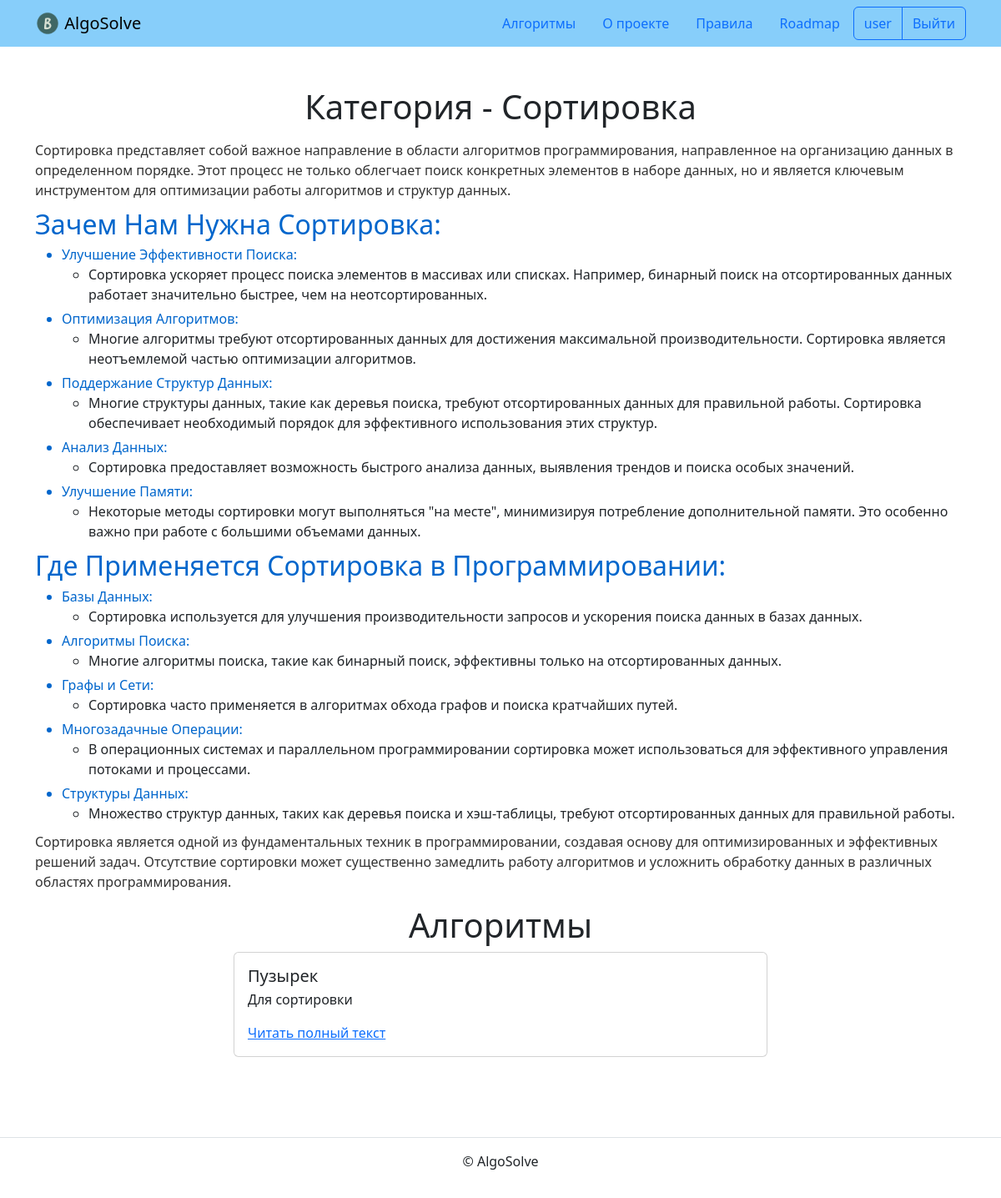
/algorithms/category_detail/sorting/ (signed in), run on the app's committed database.
### algorithm/models.py (models this page shows, shortened)
class BaseModel(models.Model):
    is_published = models.BooleanField(
        default=True,
        verbose_name='Опубликовано',
        help_text='Снимите галочку, чтобы скрыть публикацию.'
    )
    created_at = models.DateTimeField(
        auto_now_add=True,
        verbose_name='Добавлено'
    )
    class Meta:
        abstract = True

class Category(BaseModel):
    title = models.CharField(verbose_name='Название', max_length=256)
    description = models.TextField(verbose_name='Описание', max_length=10000)
    slug = models.SlugField(
        unique=True,
        blank=True,
        verbose_name='Идентификатор',
        help_text=('Идентификатор страницы для URL; '
                   'разрешены символы латиницы, цифры, дефис и подчёркивание.')
    )
    class Meta:
        verbose_name = 'категория'
        verbose_name_plural = 'Категории'

class Algorithm(BaseModel):
    category = models.ForeignKey(
        Category,
        on_delete=models.CASCADE,
        null=True
    )
    title = models.CharField(verbose_name='Название', max_length=256)
    description = models.TextField(verbose_name='Описание', max_length=10000)
    theory = models.TextField(verbose_name='Принцип работы', max_length=10000)
    realization = models.TextField(verbose_name='Реализация', max_length=10000)
    example = models.TextField(verbose_name='Пример работы', max_length=10000)
    class Meta:
        verbose_name = 'алгоритм'
        verbose_name_plural = 'Алгоритмы'

### algorithm/views.py (the view)
class CategoryDetailView(ListView):
    model = Algorithm
    template_name = 'algorithm/category.html'
    def get_queryset(self):
        qs = super().get_queryset()
        return qs.filter(category__slug=self.kwargs['category'])
    def get_context_data(self, **kwargs):
        context = super().get_context_data(**kwargs)
        context['category'] = get_object_or_404(Category, slug=self.kwargs['category'])
        context['urls'] = get_object_or_404(Category, slug=self.kwargs['category']).urls.all()
        context['images'] = get_object_or_404(Category, slug=self.kwargs['category']).images.all()
        return context

### templates/algorithm/category.html (shortened to what this page needs)
{% extends "base.html" %}
{% block content %}
  <h1 class="text-center">Категория - {{ category.title }}</h1>
  <p class="col-12 offset-0 mb-3 lead text">{{ category.description|safe }}</p>
  <h1 class="text-center">Алгоритмы</h1>
  {% for algorithm in object_list %}
    <article class="mb-5">
      {% include "includes/post_card.html" %}
    </article>
  {% endfor %}
{% endblock %}

### templates/includes/header.html (shortened to what this page needs)
{% load static %}
<header>
  <nav class="navbar navbar-light" style="background-color: lightskyblue">
    <div class="container">
      <a class="navbar-brand" href="{% url 'algorithm:index' %}">
        <img src="{% static 'img/logo.png' %}" width="30" height="30" class="d-inline-block align-top" alt="">
        AlgoSolve
      </a>
      {% with request.resolver_match.view_name as view_name %}
        <ul class="nav  nav-pills">
          <li class="nav-item">
            <a class="nav-link {% if view_name == 'algorithm:categories' %} text-white {% endif %}" href="{% url 'algorithm:categories' %}">
              Алгоритмы
            </a>
          </li>
          <li class="nav-item">
            <a class="nav-link {% if view_name == 'pages:about' %} text-white {% endif %}" href="{% url 'pages:about' %}">
              О проекте
            </a>
          </li>
          <li class="nav-item">
            <a class="nav-link {% if view_name == 'pages:rules' %} text-white {% endif %}" href="{% url 'pages:rules' %}">
              Правила
            </a>
          </li>
          <li class="nav-item">
            <a class="nav-link" href="#">
              Roadmap
            </a>
          </li>
          {% if user.is_authenticated %}
            <div class="btn-group" role="group" aria-label="Basic outlined example">
              <button type="button" class="btn btn-outline-primary"><a class="text-decoration-none text-reset"
                  href="{% url 'algorithm:profile' user.username %}">{{ user.username }}</a></button>
              <button type="button" class="btn btn-outline-primary"><a class="text-decoration-none text-reset"
                  href="{% url 'logout' %}">Выйти</a></button>
            </div>
          {% endif %}
        </ul>
      {% endwith %}
    </div>
  </nav>
</header>

### templates/includes/post_card.html (shortened to what this page needs)
<div class="col d-flex justify-content-center">
  <div class="card" style="width: 40rem;">
    <div class="card-body">
      {% if '/algorithms/categories/' in request.path %}
        <h5 class="card-title">{{ category.title }}</h5>
        <h6 class="card-subtitle mb-2 text-muted">
          <small>
            {% if not category.is_published %}
              <p class="text-danger">Категория снят с публикации админом</p>
            {% endif %}
          </small>
        </h6>
        <p class="card-text">{{ category.description|truncatewords:10|safe }}</p>
        <a href="{% url 'algorithm:category_detail' category.slug %}" class="card-link">Читать полный текст</a>
      {% elif '/category_detail/' in request.path %}
        <h5 class="card-title">{{ algorithm.title }}</h5>
        <p class="card-text">{{ algorithm.description|truncatewords:10 }}</p>
        <a href="#" class="card-link">Читать полный текст</a>
      {% endif %}
    </div>
  </div>
</div>

### data on the page
Category: title "Сортировка", description "Сортировка представляет собой важное направление в области алгоритмов программирования, направленное на организацию данных в определенном порядке. Этот процесс не только облегчает поиск конкретных элементов в наборе данных, но и является ключевым инструментом для оптимизации работы алгоритмов и структур данных. Зачем Нам Нужна Сортировка: Улучшение Эффективности Поиска: Сортировка ускоряет процесс поиска элементов в массивах или списках. Например, бинарный поиск на отсортированных данных работает значительно быстрее, чем на неотсортированных. Оптимизация Алгоритмов: Многие алгоритмы требуют отсортированных данных для достижения максимальной производительности. Сортировка является…"
Algorithm: title "Пузырек", description "Для сортировки"

### other printed values
{{ user.username }} "user"
